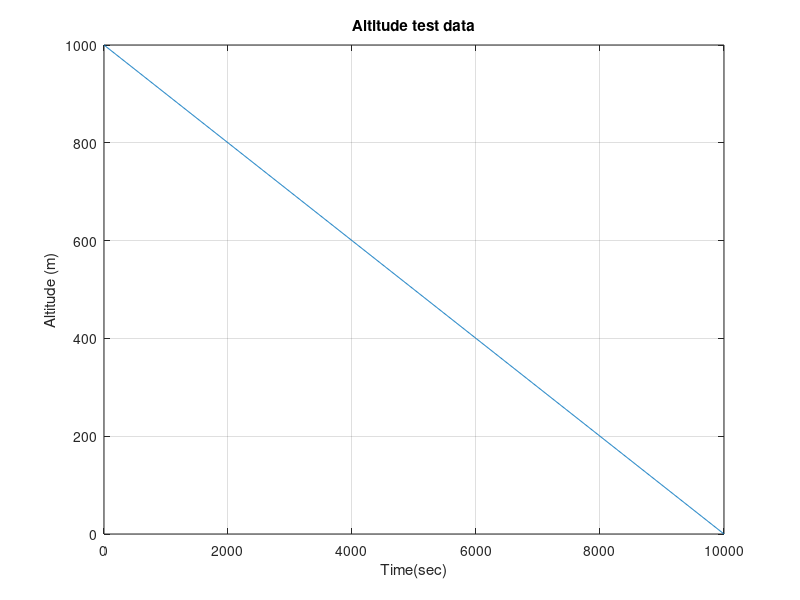

Source code (MATLAB):
%{
Generate wrong altitude simulation 

%}

% flight time 
num_samples = 1000;
time = 0:0.01:50;
time = time(2:end); 

f = length(time)/10;
x = linspace(0, 10000, num_samples);  % y-axis
y = linspace(1000,0, num_samples); % x-axis

x1 = linspace(10000, 20000, num_samples);
y1 = linspace(0, 1000, num_samples);

% join the vectors 
x_joined = [x x1];
y_joined = [y y1];


% send to csv
m = [x_joined' y_joined'];
dlmwrite('wrong_altitude_data_1.csv', m); 

m1 = [x' y'];
dlmwrite('wrong_altitude_data_2_slope.csv', m1); 

%plot(x_joined ,y_joined);
plot(x' ,y');
xlabel( 'Time(sec)' );
ylabel('Altitude (m)');
title("Altitude test data");
grid on

